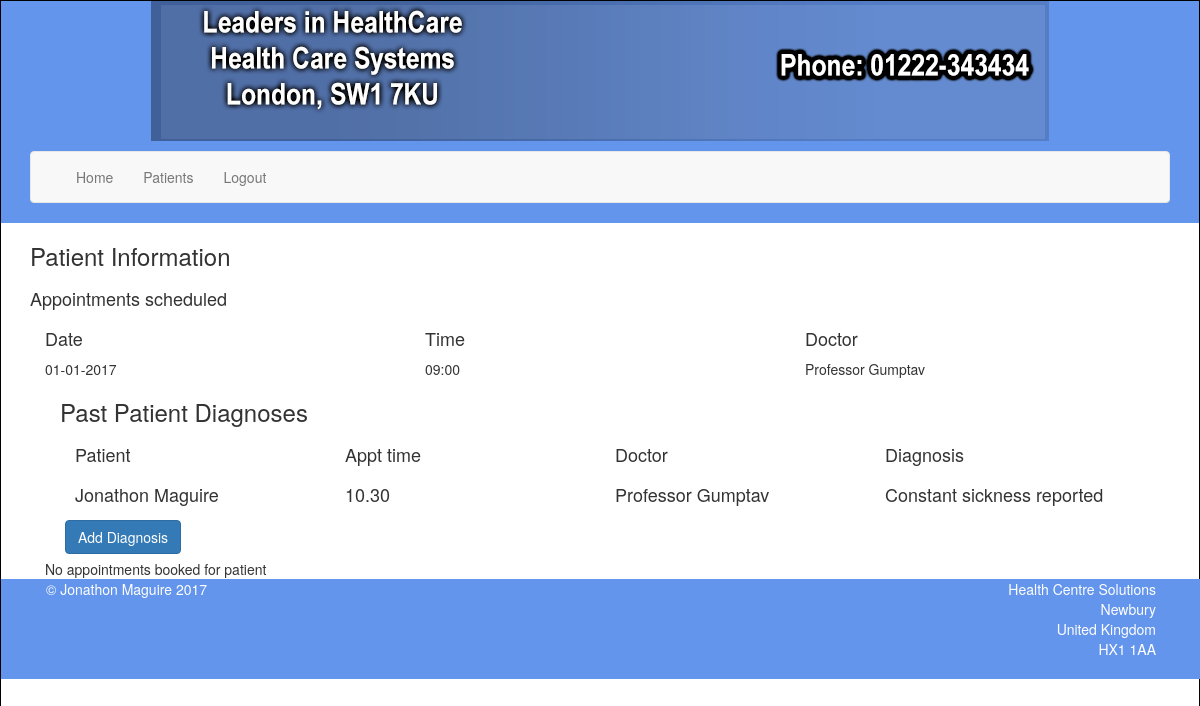
Screenshot of /patients.php?choosepatient&id=1 (signed in) with the database file from the repository.
### tables this page shows
CREATE TABLE `hc_appts` (
  `id` int(11) NOT NULL,
  `patientid` int(11) NOT NULL,
  `date` varchar(25) NOT NULL,
  `time` varchar(20) NOT NULL,
  `doctorid` int(11) DEFAULT NULL,
  `status` int(11) NOT NULL DEFAULT '0'
);

CREATE TABLE `hc_practitioner` (
  `id` int(11) NOT NULL,
  `userid` int(11) UNSIGNED NOT NULL,
  `fname` varchar(20) NOT NULL,
  `lname` varchar(20) NOT NULL
);

CREATE TABLE `hc_records` (
  `id` int(11) NOT NULL,
  `patientid` int(11) NOT NULL,
  `appt` varchar(25) NOT NULL,
  `diagnosis` text NOT NULL,
  `date` varchar(255) NOT NULL,
  `doctor` int(11) UNSIGNED NOT NULL
);

CREATE TABLE `users` (
  `id` int(11) UNSIGNED NOT NULL,
  `name` varchar(255) NOT NULL,
  `email` varchar(255) NOT NULL,
  `password` varchar(255) NOT NULL,
  `role` int(11) NOT NULL DEFAULT '0'
);

### patients.php (called while the page is built, shortened)
<?php
require_once('models/patients.class.php');
include('views/headerhtml.inc.php');
include('views/bodystart.inc.php');
include('views/header.inc.php');
include('views/patients.inc.php');
include('views/footer.inc.php');
include('views/bodyend.inc.php');
?>

### models/patients.class.php (called while the page is built, shortened)
<?php
class information{
    public static function getpatient($id){
        $conn = DbConnect::getConnection();
        $stuff = [];
	   $stmt = $conn->prepare("SELECT * FROM hc_records LEFT OUTER JOIN hc_practitioner
ON hc_records.doctor=hc_practitioner.userid LEFT OUTER JOIN users
ON hc_records.patientid=users.id WHERE hc_records.patientid = :id ");
	   $stmt->bindValue(':id',$id);
	   $stmt->execute();
	   $stuff[] = $stmt->fetch();
        return $stuff;
    }
        public static function getallappts($id){
         $conn = DbConnect::getConnection();
        $stuff = [];
            $query = "SELECT * FROM hc_appts WHERE patientid = ".$id."";
	       $resultset = $conn->query($query);
	       while ($patients = $resultset->fetch()) {
                $stuff[] = $patients;
	           }
            return $stuff;
    }
        public static function getdocname($id){
            $conn = DbConnect::getConnection();
            $info = '';
            $query = "SELECT * FROM hc_practitioner WHERE id = ".$id."";
	       $resultset = $conn->query($query);
	       while ($patients = $resultset->fetch()) {
                $info = $patients;
	           }
            return $info;
        }
}
?>

### views/patients.inc.php (the view, shortened to what this page needs)
<div class="container-lg">
<div class="row">
<div class="container">
<div class="row">
    <div class="col-lg-12">
    <?php
    if(!isset($_GET['choosepatient']) && !isset($_GET['id'])){?>
    <h3>Patients</h3>
    <?php
                                                             }
        elseif(isset($_GET['choosepatient']) && isset($_GET['id']))
        {
        ?>
        <h3>Patient Information</h3>
    <?php
        }
        ?>
    </div>
    <?php
    if(isset($_GET['choosepatient']) && isset($_GET['id'])){
    $information = information::getallappts($_GET['id']);
    if(count($information) > 0){?>
    <div class="col-lg-12">
    <h4>Appointments scheduled</h4>
    </div>
    <div class="col-lg-12">
    <div class="col-md-4">
        <h4>Date</h4>
    </div>
    <div class="col-md-4">
        <h4>Time</h4>
    </div>
    <div class="col-md-4">
        <h4>Doctor</h4>
    </div>
    </div>
    <?php
        foreach($information AS $lol){?>
           <?php $test = information::getdocname($lol['doctorid']); ?>
    <div class="col-lg-12">
    <div class="col-md-4">
    <?php echo $lol['date']; ?>
    </div>
    <div class="col-md-4">
    <?php echo $lol['time']; ?>
    </div>
    <div class="col-md-4">
    <?php echo $test['fname'].' '.$test['lname']; ?>
    </div>
    </div>
<?php
        }
                                ?>
        <?php
    }
    }
    ?>
    </div>
    <?php
    if(isset($_GET['choosepatient']) && isset($_GET['id']) && $_SESSION['role'] === '2'){?>
    <div class="col-lg-12">
        <?php
        $count = count(information::getpatient($_GET['id']));
        ?>
        <?php
        if($count > 0){?>
        <div class="col-lg-12">
        <h3>Past Patient Diagnoses</h3>
        </div>
        <div class="col-lg-12">
                <div class="col-md-3">
                <h4>Patient</h4>
                </div>
                <div class="col-md-3">
                <h4>Appt time</h4>
                </div>
                <div class="col-md-3">
                <h4>Doctor</h4>
                </div>
                <div class="col-md-3">
                <h4>Diagnosis</h4>
                </div>
        </div>
        <?php
        }?>
        <?php
        $information = information::getpatient($_GET['id']);
        for($i=0; $i < $count; $i++){
            $patientname = $information[$i]['name'];
            $apptime = $information[$i]['appt'];
            $doctor = $information[$i]['fname'].' '.$information[$i]['lname'];
            $diagnosis = $information[$i]['diagnosis'];
            ?>
            <div class="col-lg-12">
                <div class="col-md-3">
                <h4><?php echo $patientname; ?></h4>
                </div>
                <div class="col-md-3">
                <h4><?php echo $apptime; ?></h4>
                </div>
                <div class="col-md-3">
                <h4><?php echo $doctor; ?></h4>
                </div>
                <div class="col-md-3">
                <h4><?php echo $diagnosis; ?></h4>
                </div>
            </div>
        <?php
            if($_SESSION['role'] === '1' OR $_SESSION['role'] === '2'){?>
        <div class="col-lg-12">
        <a style="margin:5px;" class="btn btn-primary" href="?adddiagnosis&id=<?php echo $_GET['id']; ?>" title="Add Diagnosis" role="button">Add Diagnosis</a>
        </div>
        <?php
            }
            ?>
        <?php
        }
        ?>
    </div>
    <?php
    }
    ?>
    <?php
    if(isset($_GET['adddiagnosis']) && isset($_GET['id'])){?>
    <div class="col-lg-12">
        <h4>Patient Diagnosis Information</h4>
        <?php
        echo generator::formopen('open','patients.php','post');
        echo generator::form('hidden','patientid',$_GET['id'],'');
        echo generator::formstart('0','');
        echo generator::form('text','diagnosis','Enter your diagnosis here','');
        echo generator::formend();
        ?>
        <div class="form-group">
        <select class="form-control" name="patientappt">
        <?php
        $tag = information::getallapptslist($_GET['id']);
        if($tag != 0){
        foreach($tag AS $lol){?>
            <option value="<?php echo $lol['id']; ?>"><?php echo $lol['date']; ?>&nbsp;<?php echo $lol['time']; ?></option>
        <?php
        }
        ?>
            </select>
        </div>
        <?php
                echo generator::formstart('0','');
        echo generator::form('submit','diagnosis','Enter your diagnosis here','');
        echo generator::formend();
        echo generator::formopen('close','','','');
        ?>
    </div>
    <?php
                                                           }
    }
    else
    {
    ?>
    <div class="col-lg-12">No appointments booked for patient</div>
    <?php
    }
    ?>
    </div>
</div>
</div>

### css/home.css (style rules this page uses)
body { border:1px solid black; }

### rows the page displays
hc_appts: date "01-01-2017", time "09:00", doctorid.fname "Professor", doctorid.lname "Gumptav"
hc_records: users.name "Jonathon Maguire", appt "10.30", hc_practitioner.fname+lname "Professor Gumptav", diagnosis "Constant sickness reported"
